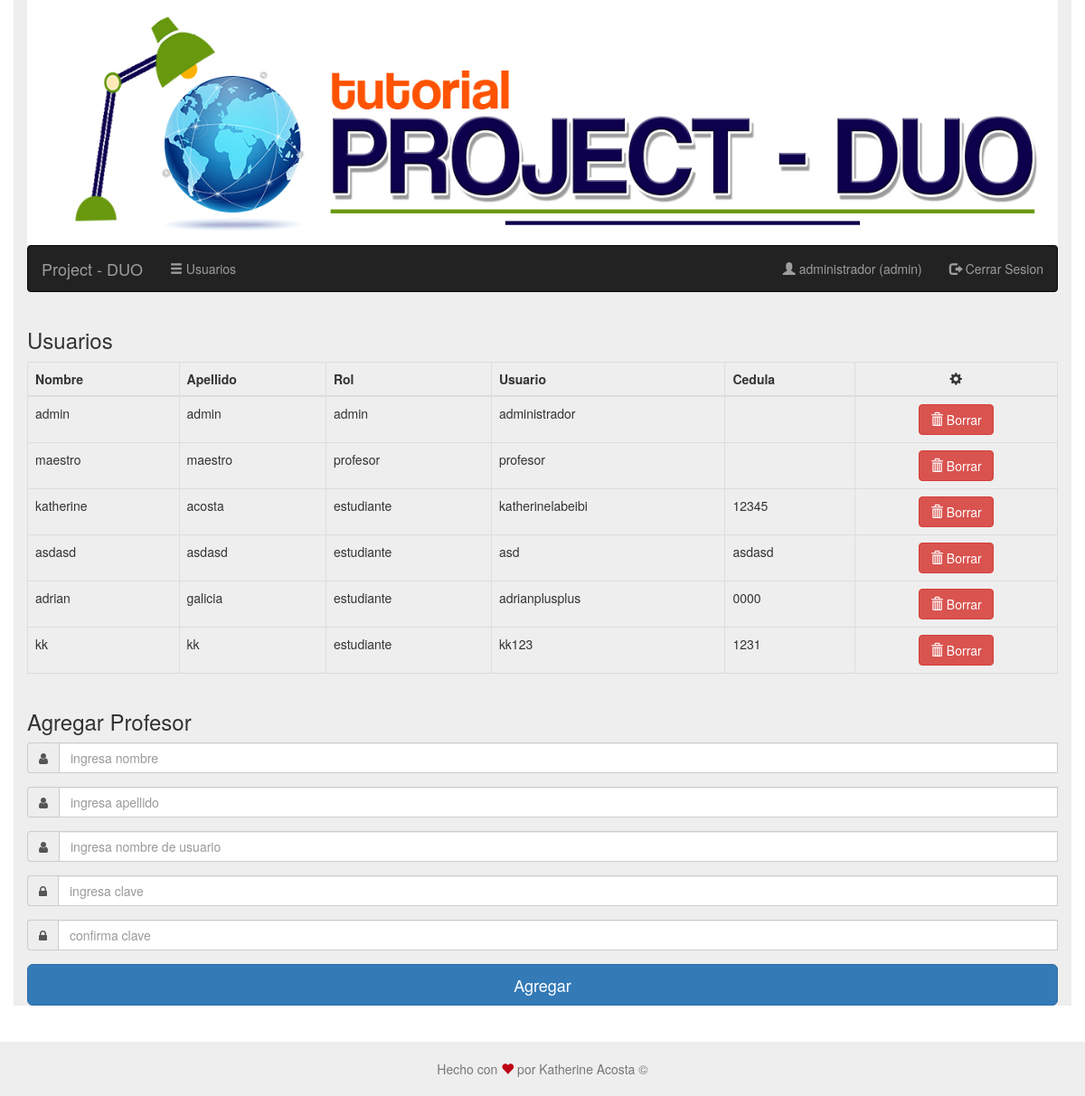
/usuarios.php (signed in), run on the app's committed database.
### tables this page shows
CREATE TABLE IF NOT EXISTS `usuarios` (
  `id` int(11) NOT NULL AUTO_INCREMENT,
  `nombre` varchar(45) DEFAULT NULL,
  `apellido` varchar(45) DEFAULT NULL,
  `tipo_de_usuario` varchar(45) DEFAULT 'estudiante' COMMENT 'puede ser\nadministrador\nestudiante\nusuario\n',
  `usuario` varchar(45) DEFAULT NULL,
  `clave` varchar(45) DEFAULT NULL,
  `cedula` varchar(45) DEFAULT NULL,
  `creado` timestamp NULL DEFAULT CURRENT_TIMESTAMP,
  `ultimo_logeo` timestamp NULL DEFAULT NULL,
  PRIMARY KEY (`id`),
  UNIQUE KEY `cedula_UNIQUE` (`cedula`),
  UNIQUE KEY `usuario_UNIQUE` (`usuario`)
);

### usuarios.php (the view, shortened to what this page needs)
<?php
require('encabezado.php');
require('barra_de_navegacion.php');
?>
<?php
if (es('admin'))
{
    require('conneccion.php');
    $query = "SELECT * FROM usuarios";
    $resultado = $mysqli->query($query);
    if ($resultado->num_rows > 0)
    {
        $usuarios = $resultado->fetch_all(MYSQLI_ASSOC);
    }
    else
    {
        $mensaje = "no se puieron obener los usuarios, intente mas tarde";
    }
}
else
{
    echo '<h1 class="text-danger text-center text-uppercase">no authorizado para ver esta pagina</h1>';
    exit;
}
?>
<div class="row">
    <div class="col-sm-12">
        <h3>Usuarios</h3>
        <table class="table table-bordered">
            <thead>
            <tr>
                <th>Nombre</th>
                <th>Apellido</th>
                <th>Rol</th>
                <th>Usuario</th>
                <th>Cedula</th>
                <th class="text-center"><i class="glyphicon glyphicon-cog"></i></th>
            </tr>
            </thead>
            <tbody>
            <?php foreach ($usuarios as $usuario) { ?>
                <tr>
                    <td><?= $usuario['nombre'] ?></td>
                    <td><?= $usuario['apellido'] ?></td>
                    <td><?= $usuario['tipo_de_usuario'] ?></td>
                    <td><?= $usuario['usuario'] ?></td>
                    <td><?= $usuario['cedula'] ?></td>
                    <td class="text-center">
                            <form action="usuarios.php" method="POST" onsubmit="return confirm('Esta seguro que desea eliminar este usuario?\nEsta operacion no puede ser revertida.');">
                                <button class="btn btn-danger"><i class="glyphicon glyphicon-trash"></i> Borrar</button>
                            </form>
                    </td>
                </tr>
            <?php } ?>
            </tbody>
        </table>
    </div>
    <div class="col-sm-12">
        <p class="h3">Agregar Profesor</p>
        <form class="" action="usuarios.php" method="POST" >
            <div class="form-group <?= isset($errores['nombre']) ? 'has-error' : '' ?>">
                <div class="input-group">
                    <span class="input-group-addon"><i class="fa fa-user fa"></i></span>
                    <input name="nombre" id="nombre" class="form-control" placeholder="ingresa nombre"
                           value="<?= issetor($_POST['nombre']) ?>" required autofocus/>
                </div>
            </div>
            <div class="form-group  <?= isset($errores['apellido']) ? 'has-error' : '' ?>">
                <div class="input-group">
                    <span class="input-group-addon"><i class="fa fa-user fa"></i></span>
                    <input name="apellido" id="apellido" class="form-control" placeholder="ingresa apellido"
                           value="<?= issetor($_POST['apellido']) ?>" required/>
                </div>
            </div>
            <div class="form-group <?= isset($errores['usuario']) ? 'has-error' : '' ?>">
                <div class="input-group">
                    <span class="input-group-addon"><i class="fa fa-user fa"></i></span>
                    <input name="usuario" id="usuario" class="form-control" placeholder="ingresa nombre de usuario"
                           value="<?= issetor($_POST['usuario']) ?>" required/>
                </div>
            </div>
            <div class="form-group <?= isset($errores['clave']) ? 'has-error' : '' ?>">
                <div class="input-group">
                    <span class="input-group-addon"><i class="fa fa-lock fa"></i></span>
                    <input type="password" name="clave" id="clave" class="form-control" placeholder="ingresa clave"
                           value="<?= issetor($_POST['clave']) ?>" required/>
                </div>
            </div>
            <div class="form-group  <?= isset($errores['reclave']) ? 'has-error' : '' ?>">
                <div class="input-group">
                    <span class="input-group-addon"><i class="fa fa-lock fa"></i></span>
                    <input type="password" name="reclave" id="reclave" class="form-control"
                           placeholder="confirma clave" value="<?= issetor($_POST['reclave']) ?>" required/>
                </div>
            </div>
            <button class="btn btn-lg btn-primary btn-block">Agregar</button>
        </form>
    </div>
</div>
<?php require('pie.php'); ?>

### estilos/estilopie.css (style rules this page uses)
html { position: relative; min-height: 100%; }
body { margin-bottom: 100px; }

### data on the page
usuarios: nombre "admin", apellido "admin", tipo_de_usuario "admin", usuario "administrador"
usuarios: nombre "maestro", apellido "maestro", tipo_de_usuario "profesor", usuario "profesor"
usuarios: nombre "katherine", apellido "acosta", tipo_de_usuario "estudiante", usuario "katherinelabeibi", cedula "12345"
usuarios: nombre "asdasd", apellido "asdasd", tipo_de_usuario "estudiante", usuario "asd", cedula "asdasd"
usuarios: nombre "adrian", apellido "galicia", tipo_de_usuario "estudiante", usuario "adrianplusplus", cedula "0000"
usuarios: nombre "kk", apellido "kk", tipo_de_usuario "estudiante", usuario "kk123", cedula "1231"

### other printed values
$_SESSION['usuario'] "administrador"
$_SESSION['tipo_de_usuario'] "admin"
